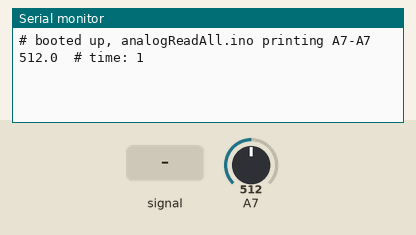
A sketch run on a simulated Arduino Uno, built with avr-gcc and run on an emulated ATmega328P. On the bench: the last lines printed to the serial monitor. The test bench sets the inputs (shaded band); at power-on: A7 = 512.

Above: at 1.2 s.
1.3 s: A7 fed a 200 Hz sine of ±81 counts around its level
At 2.6 s:
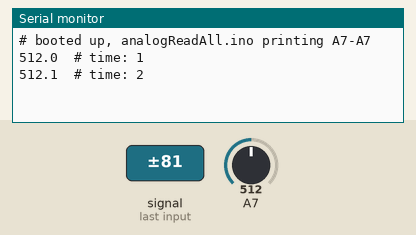
2.8 s: A7 set to 716
At 3.8 s:
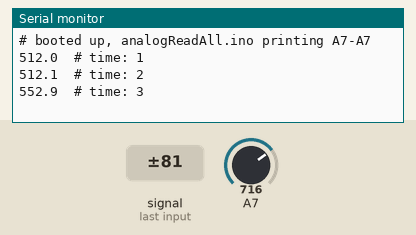
4.3 s: A7 fed a 1000 Hz sine of ±255 counts around its level
At 5.5 s:
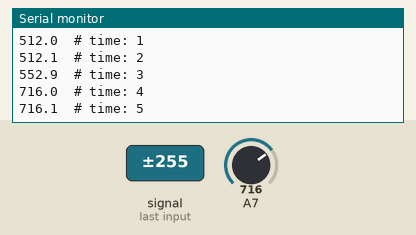
5.8 s: A7 set to 900
At 6.8 s:
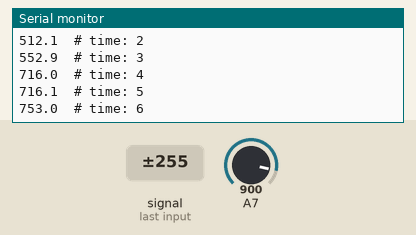
Timing chart, 0 to 8.3 s (numbered marks = the images above; inputs shaded):
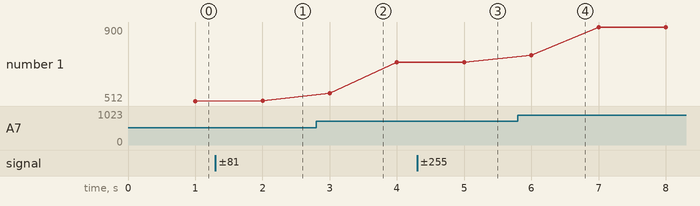

The sketch:

analogReadAll.ino
```cpp
#define INTERVAL        1000 // how many milliseconds between print events
#define BOTANALOG	7 // lowest ADC to watch
#define TOPANALOG	7 // highest ADC to watch

unsigned long adders[16]; // store added up values
float addcount;
unsigned long lastPrintTime;

void setup() {
  Serial.begin(57600);
  Serial.println("# booted up, analogReadAll.ino printing A"+String(BOTANALOG)+"-A"+String(TOPANALOG));
  lastPrintTime = millis();
}

void loop() {
  for (int i=BOTANALOG; i<TOPANALOG+1; i++) adders[i] = 0;
  addcount = 0;
  while (millis() - lastPrintTime < INTERVAL) {
    for (int i=BOTANALOG; i<TOPANALOG+1; i++) adders[i] += analogRead(A0 + i);
    addcount += 1;
  }
  lastPrintTime = millis();
  for (int i=BOTANALOG; i<TOPANALOG+1; i++) {
    Serial.print((float)adders[i]/addcount,1);
    Serial.print("\t"); // tab
  }
  Serial.print("# time: "+String(millis() / 1000));
  Serial.print("\n\r"); // newline and then return
}
```

Measured:
- after the input at 1.3 s, the serial monitor: prints a new line after 0.70 s (image 1)
- after the input at 2.8 s, the serial monitor: prints a new line after 0.20 s (image 2)
- after the input at 4.3 s, the serial monitor: prints a new line after 0.70 s (image 3)
- after the input at 5.8 s, the serial monitor: prints a new line after 0.20 s (image 4)
- plotted number 1: 512 → 512.1 after the input at 1.3 s, 512.1 → 716 after the input at 2.8 s, 716 → 716.1 after the input at 4.3 s, 716.1 → 900 after the input at 5.8 s
